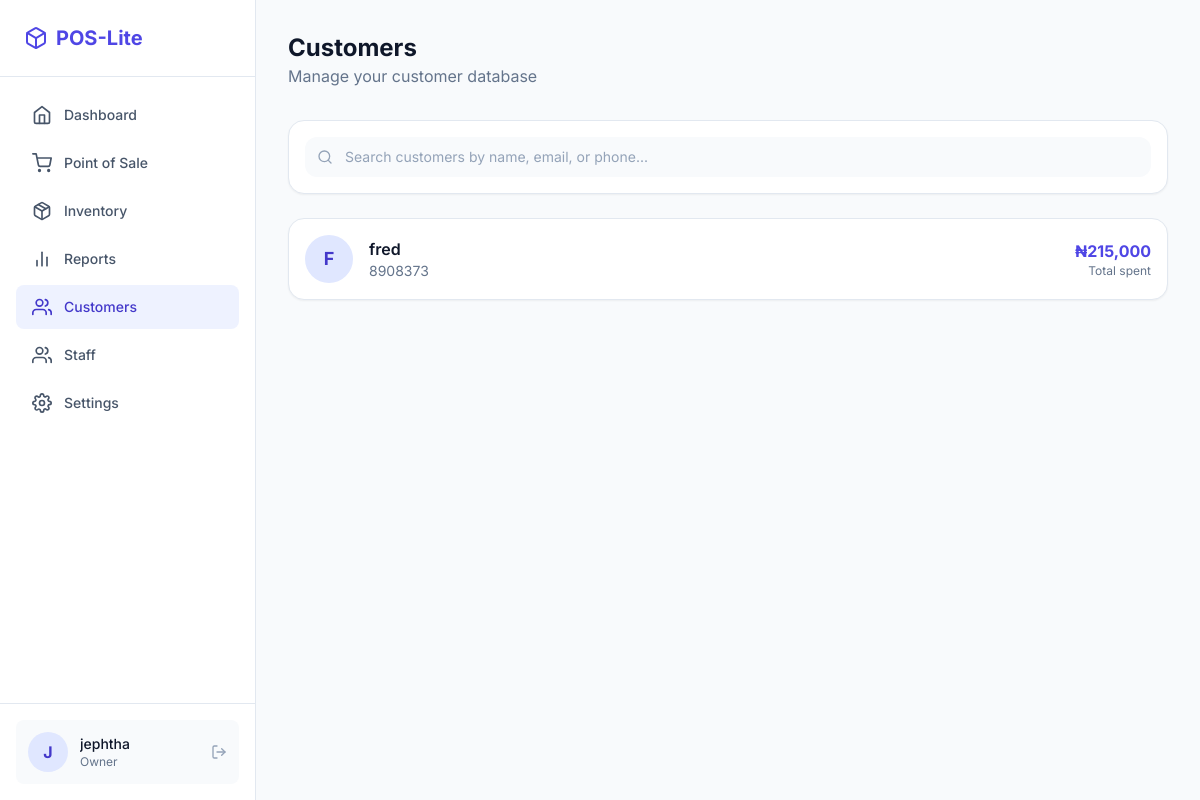
Screenshot of /store/customers/ (signed in) with the database file from the repository.
### users/models.py (models this page shows, shortened)
class User(AbstractUser):
    class Role(models.TextChoices):
        OWNER = "OWNER", "Owner"
        STAFF = "STAFF", "Staff"
    role = models.CharField(max_length=50, choices=Role.choices, default=Role.STAFF)
    phone = models.CharField(max_length=15, blank=True, null=True)
    class SubscriptionStatus(models.TextChoices):
        TRIAL = "TRIAL", "Trial"
        ACTIVE = "ACTIVE", "Active"
        EXPIRED = "EXPIRED", "Expired"
        GRACE = "GRACE", "Grace Period"
    subscription_status = models.CharField(
        max_length=20,
        choices=SubscriptionStatus.choices,
        default=SubscriptionStatus.TRIAL
    )
    trial_start_date = models.DateTimeField(default=timezone.now)
    subscription_end_date = models.DateTimeField(null=True, blank=True)

### store/models.py (models this page shows, shortened)
class Customer(models.Model):
    name = models.CharField(max_length=100)
    phone = models.CharField(max_length=20, unique=True)
    email = models.EmailField(blank=True)
    address = models.TextField(blank=True)
    created_at = models.DateTimeField(auto_now_add=True)

### store/views.py (the view)
# urls.py: path('customers/', views.customer_list, name='customer_list'),
@login_required
def customer_list(request):
    customers = Customer.objects.annotate(
        total_spent=Sum('sales__total_amount')
    ).order_by('-created_at')
    return render(request, 'store/customer_list.html', {'customers': customers, 'form': CustomerForm()})

### store/forms.py
class CustomerForm(forms.ModelForm):
    class Meta:
        model = Customer
        fields = ['name', 'phone', 'email', 'address']
        widgets = {
            'name': forms.TextInput(attrs={'class': 'form-control'}),
            'phone': forms.TextInput(attrs={'class': 'form-control'}),
            'email': forms.EmailInput(attrs={'class': 'form-control'}),
            'address': forms.Textarea(attrs={'class': 'form-control', 'rows': 2}),
        }

### core/context_processors.py (called while the page is built, shortened)
def subscription_context(request):
    if not request.user.is_authenticated:
        return {}
    user = request.user
    context = {
        'subscription_status': user.subscription_status,
        'is_trial': user.subscription_status == User.SubscriptionStatus.TRIAL,
        'is_active': user.subscription_status == User.SubscriptionStatus.ACTIVE,
        'is_expired': user.subscription_status == User.SubscriptionStatus.EXPIRED,
        'days_left': getattr(request, 'days_left', 0),
        'subscription_reminder': None,
        'subscription_reminder_color': 'green', # green, yellow, red
    }
    return context

### templates/store/customer_list.html (shortened to what this page needs)
{% extends 'layouts/app.html' %}
{% load humanize %}
{% block content %}
<div class="mb-8">
  <h1 class="text-2xl font-bold text-slate-900 dark:text-white">Customers</h1>
  <p class="text-slate-500 dark:text-slate-400">Manage your customer database</p>
</div>
<div class="bg-white dark:bg-slate-900 rounded-2xl border border-slate-200 dark:border-slate-800 shadow-sm p-4 mb-6">
  <form method="get">
    <div class="relative">
      <i data-feather="search" class="absolute left-3 top-1/2 -translate-y-1/2 w-4 h-4 text-slate-400"></i>
      <input type="text" name="q" value="{{ search_query|default:'' }}" placeholder="Search customers by name, email, or phone..." class="w-full pl-10 pr-4 py-2.5 bg-slate-50 dark:bg-slate-800 border-none rounded-xl text-sm focus:ring-2 focus:ring-primary-500 placeholder-slate-400"/>
    </div>
  </form>
</div>
<div class="bg-white dark:bg-slate-900 rounded-2xl border border-slate-200 dark:border-slate-800 shadow-sm overflow-hidden">
  <div class="divide-y divide-slate-200 dark:divide-slate-800">
    {% for customer in customers %}
    <div class="p-4 hover:bg-slate-50 dark:hover:bg-slate-800/50 transition-colors">
      <div class="flex items-center gap-4">
        <div class="w-12 h-12 rounded-full bg-primary-100 dark:bg-primary-900/20 flex items-center justify-center text-primary-700 dark:text-primary-300 font-bold text-lg shrink-0">
          {{ customer.name|slice:":1"|upper }}
        </div>
        <div class="flex-1 min-w-0">
          <h3 class="font-semibold text-slate-900 dark:text-white truncate">{{ customer.name }}</h3>
          <p class="text-sm text-slate-500 truncate">{{ customer.email|default:customer.phone }}</p>
        </div>
        <div class="text-right">
          <p class="font-bold text-primary-600 dark:text-primary-400">₦{{ customer.total_spent|default:0|intcomma }}</p>
          <p class="text-xs text-slate-500">Total spent</p>
        </div>
      </div>
    </div>
    {% endfor %}
  </div>
</div>
{% endblock %}

### templates/layouts/app.html (shortened to what this page needs)
{% extends 'base.html' %} {% block layout %}
<div class="flex h-screen overflow-hidden">
  <aside
    class="hidden md:flex flex-col w-64 border-r border-slate-200 dark:border-slate-800 bg-white dark:bg-slate-900"
  >
    <div class="p-6 border-b border-slate-200 dark:border-slate-800">
      <h1
        class="text-xl font-bold text-primary-600 dark:text-primary-400 flex items-center gap-2"
      >
        <i data-feather="box"></i> POS-Lite
      </h1>
    </div>
    <nav class="flex-1 overflow-y-auto p-4 space-y-1">
      <a
        href="{% url 'dashboard' %}"
        class="flex items-center gap-3 px-4 py-3 text-sm font-medium rounded-lg {% if request.resolver_match.url_name == 'dashboard' %}bg-primary-50 text-primary-700 dark:bg-primary-900/20 dark:text-primary-400{% else %}text-slate-600 dark:text-slate-400 hover:bg-slate-50 dark:hover:bg-slate-800{% endif %}"
      >
        <i data-feather="home" class="w-5 h-5"></i>
        Dashboard
      </a>
      <a
        href="{% url 'pos' %}"
        class="flex items-center gap-3 px-4 py-3 text-sm font-medium rounded-lg {% if request.resolver_match.url_name == 'pos' %}bg-primary-50 text-primary-700 dark:bg-primary-900/20 dark:text-primary-400{% else %}text-slate-600 dark:text-slate-400 hover:bg-slate-50 dark:hover:bg-slate-800{% endif %}"
      >
        <i data-feather="shopping-cart" class="w-5 h-5"></i>
        Point of Sale
      </a>
      {% if request.user.role == 'OWNER' %}
      <a
        href="{% url 'product_list' %}"
        class="flex items-center gap-3 px-4 py-3 text-sm font-medium rounded-lg {% if request.resolver_match.url_name == 'product_list' %}bg-primary-50 text-primary-700 dark:bg-primary-900/20 dark:text-primary-400{% else %}text-slate-600 dark:text-slate-400 hover:bg-slate-50 dark:hover:bg-slate-800{% endif %}"
      >
        <i data-feather="package" class="w-5 h-5"></i>
        Inventory
      </a>
      {% endif %}
      <a
        href="{% url 'sales_report' %}"
        class="flex items-center gap-3 px-4 py-3 text-sm font-medium rounded-lg {% if request.resolver_match.url_name == 'sales_report' %}bg-primary-50 text-primary-700 dark:bg-primary-900/20 dark:text-primary-400{% else %}text-slate-600 dark:text-slate-400 hover:bg-slate-50 dark:hover:bg-slate-800{% endif %}"
      >
        <i data-feather="bar-chart-2" class="w-5 h-5"></i>
        Reports
      </a>
      <a
        href="{% url 'customer_list' %}"
        class="flex items-center gap-3 px-4 py-3 text-sm font-medium rounded-lg {% if request.resolver_match.url_name == 'customer_list' %}bg-primary-50 text-primary-700 dark:bg-primary-900/20 dark:text-primary-400{% else %}text-slate-600 dark:text-slate-400 hover:bg-slate-50 dark:hover:bg-slate-800{% endif %}"
      >
        <i data-feather="users" class="w-5 h-5"></i>
        Customers
      </a>
      {% if request.user.role == 'OWNER' %}
      <a
        href="{% url 'staff_list' %}"
        class="flex items-center gap-3 px-4 py-3 text-sm font-medium rounded-lg {% if request.resolver_match.url_name == 'staff_list' or request.resolver_match.url_name == 'staff_create' or request.resolver_match.url_name == 'staff_edit' %}bg-primary-50 text-primary-700 dark:bg-primary-900/20 dark:text-primary-400{% else %}text-slate-600 dark:text-slate-400 hover:bg-slate-50 dark:hover:bg-slate-800{% endif %}"
      >
        <i data-feather="users" class="w-5 h-5"></i>
        Staff
      </a>
      <a
        href="{% url 'settings' %}"
        class="flex items-center gap-3 px-4 py-3 text-sm font-medium rounded-lg {% if request.resolver_match.url_name == 'settings' %}bg-primary-50 text-primary-700 dark:bg-primary-900/20 dark:text-primary-400{% else %}text-slate-600 dark:text-slate-400 hover:bg-slate-50 dark:hover:bg-slate-800{% endif %}"
      >
        <i data-feather="settings" class="w-5 h-5"></i>
        Settings
      </a>
      {% endif %}
    </nav>
    <div class="p-4 border-t border-slate-200 dark:border-slate-800">
      <div
        class="flex items-center gap-3 p-3 rounded-lg bg-slate-50 dark:bg-slate-800"
      >
        <div
          class="w-10 h-10 rounded-full bg-primary-100 dark:bg-primary-900 flex items-center justify-center text-primary-700 dark:text-primary-300 font-bold"
        >
          {{ request.user.username|slice:":1"|upper }}
        </div>
        <div class="flex-1 min-w-0">
          <p class="text-sm font-medium truncate">
            {{ request.user.username }}
          </p>
          <p class="text-xs text-slate-500 truncate">
            {{ request.user.get_role_display }}
          </p>
        </div>
        <a
          href="{% url 'logout' %}"
          class="text-slate-400 hover:text-red-500 transition-colors"
        >
          <i data-feather="log-out" class="w-4 h-4"></i>
        </a>
      </div>
    </div>
  </aside>
  <div class="flex-1 flex flex-col h-full overflow-hidden relative">
    <main
      class="flex-1 overflow-y-auto overflow-x-hidden p-4 md:p-8 pb-24 md:pb-8"
    >
      <div id="main-content" class="max-w-7xl mx-auto w-full">
        {% block content %}{% endblock %}
      </div>
  </div>
</div>
{% endblock %}

### rows the page displays
User: user.username "J", user.username "jephtha", user.role "Owner"
Customer: name "F", name "fred", email "8908373", total_spent "215,000"
